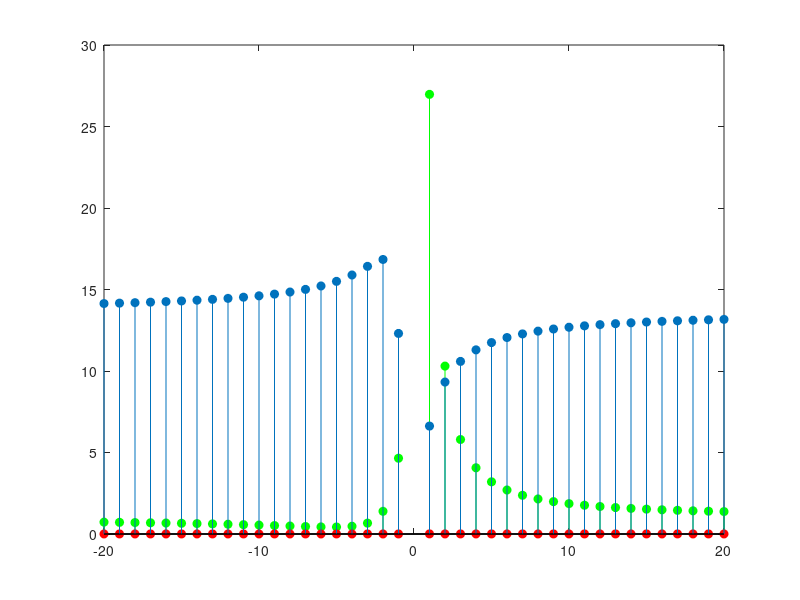

Source code (MATLAB): (Note: this script raises an error after producing the figure.)
z = [-20:1:20];
h = (1+5.6569.*z.^-1+16.*z.^-2)./(1-.8.*z.^-1+.64.*z.^-2);
hapnum = ((z.^-1+(1+i))./(4.*(2).^(1./2)).*((z.^-1+(1-i))./(4.*(2)^(1/2))));
hapdem = (z.^-1+4.*sqrt(2)./(1+i)).*(z.^-1+4.*sqrt(2)/(1-i));
hap = hapnum./hapdem;
hminnum = hapdem;
hmindem = (z.^-1+5./8.*(1-i.*sqrt(2))).*(z.^-1+5/8.*(1+i.*sqrt(2)));
hmin = hminnum./hmindem;

figure(1)
title('Problem 42')
stem(z,h,'fill','g');
hold on
stem(z,hap,'fill','r');
hold on 
stem(z,hmin,'fill','');b